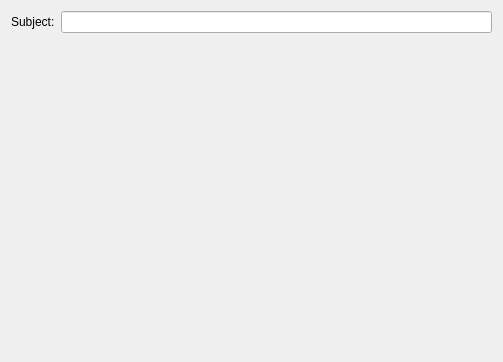
<?xml version="1.0" encoding="UTF-8"?>
<ui version="4.0">
 <class>DataEditRoot</class>
 <widget class="QWidget" name="DataEditRoot">
  <property name="geometry">
   <rect>
    <x>0</x>
    <y>0</y>
    <width>503</width>
    <height>362</height>
   </rect>
  </property>
  <property name="windowTitle">
   <string>Form</string>
  </property>
  <layout class="QFormLayout" name="formLayout">
   <item row="0" column="0">
    <widget class="QLabel" name="subjectLabel">
     <property name="text">
      <string>Subject:</string>
     </property>
    </widget>
   </item>
   <item row="0" column="1">
    <widget class="QLineEdit" name="lineEdit"/>
   </item>
  </layout>
 </widget>
 <resources/>
 <connections/>
</ui>
